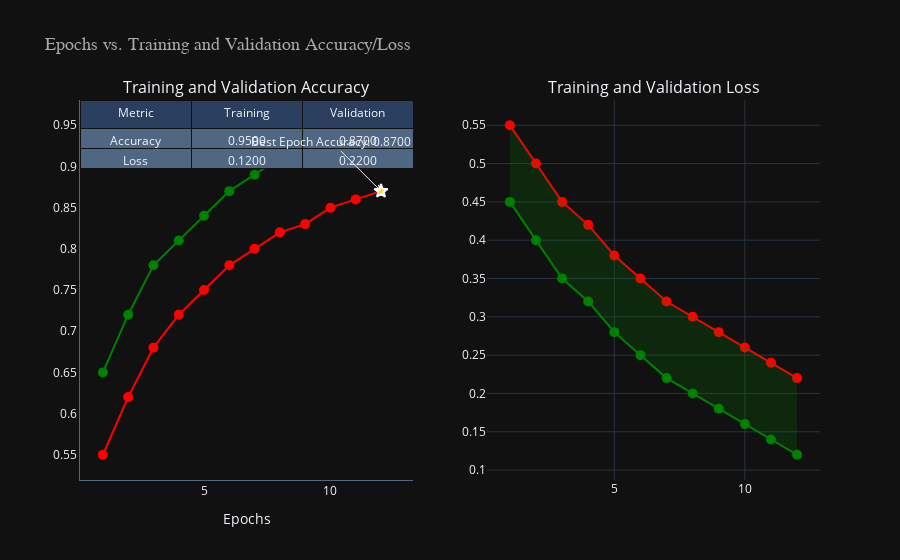

The code cell stored with this chart in its notebook:
### Code cell
epochs = [1, 2, 3, 4, 5, 6, 7, 8, 9, 10, 11, 12]
train_acc = [0.65, 0.72, 0.78, 0.81, 0.84, 0.87, 0.89, 0.91, 0.92, 0.93, 0.94, 0.95]
val_acc = [0.55, 0.62, 0.68, 0.72, 0.75, 0.78, 0.80, 0.82, 0.83, 0.85, 0.86, 0.87]
train_loss = [0.45, 0.40, 0.35, 0.32, 0.28, 0.25, 0.22, 0.20, 0.18, 0.16, 0.14, 0.12]
val_loss = [0.55, 0.50, 0.45, 0.42, 0.38, 0.35, 0.32, 0.30, 0.28, 0.26, 0.24, 0.22]


# Create figure with subplot
fig = make_subplots(rows=1, cols=2, subplot_titles=['Training and Validation Accuracy', 'Training and Validation Loss'],
                    specs=[[{'type': 'scatter'}, {'type': 'scatter'}]])

# Design
layout = go.Layout(
    title='Epochs vs. Training and Validation Accuracy/Loss',
    title_font=dict(size=18, family='monospace', color='darkgrey'),
    showlegend=False,
    xaxis=dict(title='Epochs', showline=True, showgrid=False),
    yaxis=dict(showline=True, showgrid=False),
    template='plotly_dark'
)

# Add traces
fig.add_trace(go.Scatter(x=epochs, y=train_acc, mode='lines+markers', name='Training Accuracy',
                         marker=dict(color='green', size=10)), row=1, col=1)
fig.add_trace(go.Scatter(x=epochs, y=val_acc, mode='lines+markers', name='Validation Accuracy',
                         marker=dict(color='red', size=10)), row=1, col=1)
fig.add_trace(go.Scatter(x=epochs, y=train_loss, mode='lines+markers', name='Training Loss',
                         marker=dict(color='green', size=10)), row=1, col=2)
fig.add_trace(go.Scatter(x=epochs, y=val_loss, mode='lines+markers', name='Validation Loss',
                         marker=dict(color='red', size=10)), row=1, col=2)

# Shaded areas for loss plot
fig.add_trace(go.Scatter(
    x=epochs + epochs[::-1],
    y=train_loss + val_loss[::-1],
    fill='toself',
    fillcolor='rgba(0, 128, 0, 0.2)',
    line=dict(color='rgba(255, 255, 255, 0)'),
    hoverinfo="skip",
), row=1, col=2)

# Vertical lines for key points (e.g., best epoch)
fig.add_trace(go.Scatter(x=[epochs[np.argmax(val_acc)]], y=[val_acc[np.argmax(val_acc)]],
                         mode='markers',
                         marker=dict(color='gold', size=10, symbol='star'),
                         name='Best Epoch',
                         hoverinfo="x+y+name"), row=1, col=1)

# Annotations
fig.add_annotation(x=epochs[np.argmax(val_acc)], y=val_acc[np.argmax(val_acc)],
                   text=f'Best Epoch\nAccuracy: {val_acc[np.argmax(val_acc)]:.4f}',
                   showarrow=True,
                   arrowhead=5,
                   ax=-50,
                   ay=-50)

# Table with summary statistics
table_trace = go.Table(
    header=dict(values=['Metric', 'Training', 'Validation']),
    cells=dict(values=[['Accuracy', 'Loss'], [f'{train_acc[-1]:.4f}', f'{train_loss[-1]:.4f}'],
                       [f'{val_acc[-1]:.4f}', f'{val_loss[-1]:.4f}']]),
    domain=dict(x=[0, 0.45], y=[0, 1]),
    columnwidth=[150, 150],  # Adjust the column width as needed
    name='Summary Table'
)
fig.add_trace(table_trace)

# Update layout
fig.update_layout(layout)

# Additional design features
fig.update_traces(marker=dict(line=dict(width=2, color='white')),
                  selector=dict(mode='markers'))

# Add hover information
fig.update_layout(hovermode="x unified")
fig.update_traces(hoverinfo="y+name")

# Show figure
fig.show()

### Figure 1 — Plotly figure (JSON) as saved in the notebook; plotly's stock layout.template omitted (floating-point values rounded to 4 significant figures)
{"data": [{"hoverinfo": "y+name", "marker": {"color": "green", "size": 10}, "mode": "lines+markers", "name": "Training Accuracy", "type": "scatter", "x": [1, 2, 3, 4, 5, 6, 7, 8, 9, 10, 11, 12], "xaxis": "x", "y": [0.65, 0.72, 0.78, 0.81, 0.84, 0.87, 0.89, 0.91, 0.92, 0.93, 0.94, 0.95], "yaxis": "y"}, {"hoverinfo": "y+name", "marker": {"color": "red", "size": 10}, "mode": "lines+markers", "name": "Validation Accuracy", "type": "scatter", "x": [1, 2, 3, 4, 5, 6, 7, 8, 9, 10, 11, 12], "xaxis": "x", "y": [0.55, 0.62, 0.68, 0.72, 0.75, 0.78, 0.8, 0.82, 0.83, 0.85, 0.86, 0.87], "yaxis": "y"}, {"hoverinfo": "y+name", "marker": {"color": "green", "size": 10}, "mode": "lines+markers", "name": "Training Loss", "type": "scatter", "x": [1, 2, 3, 4, 5, 6, 7, 8, 9, 10, 11, 12], "xaxis": "x2", "y": [0.45, 0.4, 0.35, 0.32, 0.28, 0.25, 0.22, 0.2, 0.18, 0.16, 0.14, 0.12], "yaxis": "y2"}, {"hoverinfo": "y+name", "marker": {"color": "red", "size": 10}, "mode": "lines+markers", "name": "Validation Loss", "type": "scatter", "x": [1, 2, 3, 4, 5, 6, 7, 8, 9, 10, 11, 12], "xaxis": "x2", "y": [0.55, 0.5, 0.45, 0.42, 0.38, 0.35, 0.32, 0.3, 0.28, 0.26, 0.24, 0.22], "yaxis": "y2"}, {"fill": "toself", "fillcolor": "rgba(0, 128, 0, 0.2)", "hoverinfo": "y+name", "line": {"color": "rgba(255, 255, 255, 0)"}, "type": "scatter", "x": [1, 2, 3, 4, 5, 6, 7, 8, 9, 10, 11, 12, 12, 11, 10, 9, 8, 7, 6, 5, 4, 3, 2, 1], "xaxis": "x2", "y": [0.45, 0.4, 0.35, 0.32, 0.28, 0.25, 0.22, 0.2, 0.18, 0.16, 0.14, 0.12, 0.22, 0.24, 0.26, 0.28, 0.3, 0.32, 0.35, 0.38, 0.42, 0.45, 0.5, 0.55], "yaxis": "y2"}, {"hoverinfo": "y+name", "marker": {"color": "gold", "line": {"color": "white", "width": 2}, "size": 10, "symbol": "star"}, "mode": "markers", "name": "Best Epoch", "type": "scatter", "x": [12], "xaxis": "x", "y": [0.87], "yaxis": "y"}, {"cells": {"values": [["Accuracy", "Loss"], ["0.9500", "0.1200"], ["0.8700", "0.2200"]]}, "columnwidth": [150, 150], "domain": {"x": [0, 0.45], "y": [0, 1]}, "header": {"values": ["Metric", "Training", "Validation"]}, "hoverinfo": "y+name", "name": "Summary Table", "type": "table"}], "layout": {"annotations": [{"font": {"size": 16}, "showarrow": false, "text": "Training and Validation Accuracy", "x": 0.225, "xanchor": "center", "xref": "paper", "y": 1, "yanchor": "bottom", "yref": "paper"}, {"font": {"size": 16}, "showarrow": false, "text": "Training and Validation Loss", "x": 0.775, "xanchor": "center", "xref": "paper", "y": 1, "yanchor": "bottom", "yref": "paper"}, {"arrowhead": 5, "ax": -50, "ay": -50, "showarrow": true, "text": "Best Epoch\nAccuracy: 0.8700", "x": 12, "y": 0.87}], "autosize": true, "hovermode": "x unified", "showlegend": false, "title": {"font": {"color": "darkgrey", "family": "monospace", "size": 18}, "text": "Epochs vs. Training and Validation Accuracy/Loss"}, "xaxis": {"anchor": "y", "autorange": true, "domain": [0, 0.45], "range": [0.1499, 13.26], "showgrid": false, "showline": true, "title": {"text": "Epochs"}, "type": "linear"}, "xaxis2": {"anchor": "y2", "autorange": true, "domain": [0.55, 1], "range": [0.1805, 12.82], "type": "linear"}, "yaxis": {"anchor": "x", "autorange": true, "domain": [0, 1], "range": [0.5036, 1.051], "showgrid": false, "showline": true, "type": "linear"}, "yaxis2": {"anchor": "x2", "autorange": true, "domain": [0, 1], "range": [0.07614, 0.5939], "type": "linear"}}}
